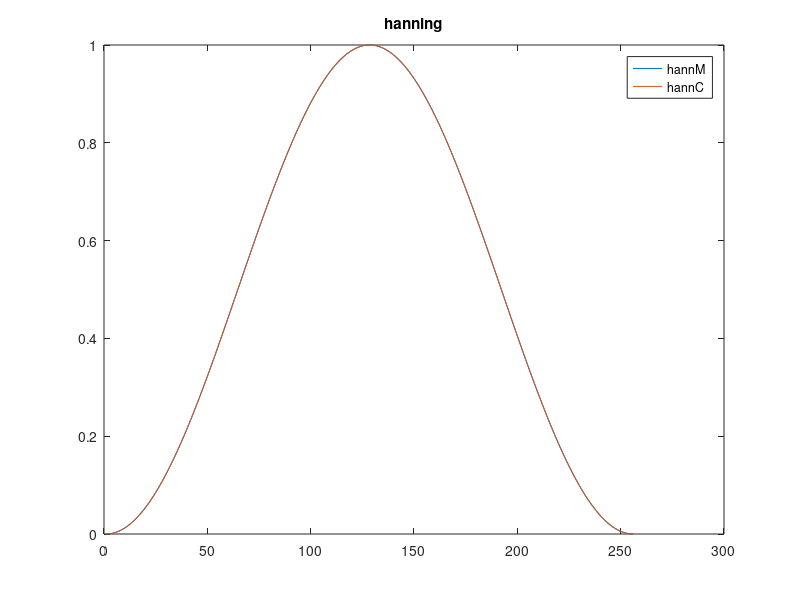
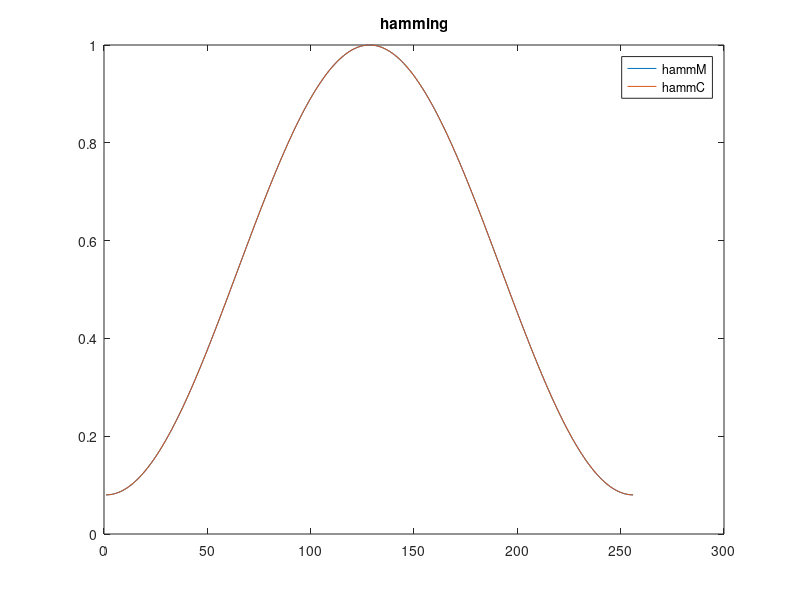
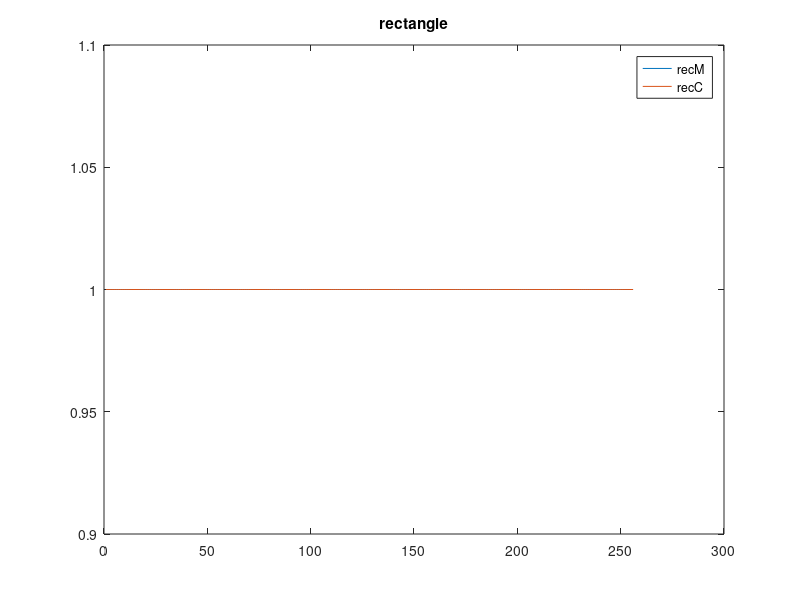

The MATLAB source for these figures, in order:
%{
    hanning
    hamming
    rectangle
%}
clc
clear
close all

win_len = 256;
% matlab
hann_m = hanning(win_len).';
hamm_m = hamming(win_len).';
rec_m = boxcar(win_len).';

% compute
hann_c = zeros(1,win_len);
hamm_c = zeros(1,win_len);
rec_c = ones(1,win_len);

for i = 1:win_len
    hann_c(i) = 0.5*(1-cos(2*pi*(i-1)/(win_len-1)));
end

for i = 1:win_len
    hamm_c(i) = 0.54 - 0.46*cos(2*pi*(i-1)/(win_len-1));
end

figure;
plot(hann_m);hold on;plot(hann_c);hold off;
title('hanning');legend('hannM','hannC');
figure;
plot(hamm_m);hold on;plot(hamm_c);hold off;
title('hamming');legend('hammM','hammC');
figure;
plot(rec_m);hold on;plot(rec_c);hold off;
title('rectangle');legend('recM','recC');